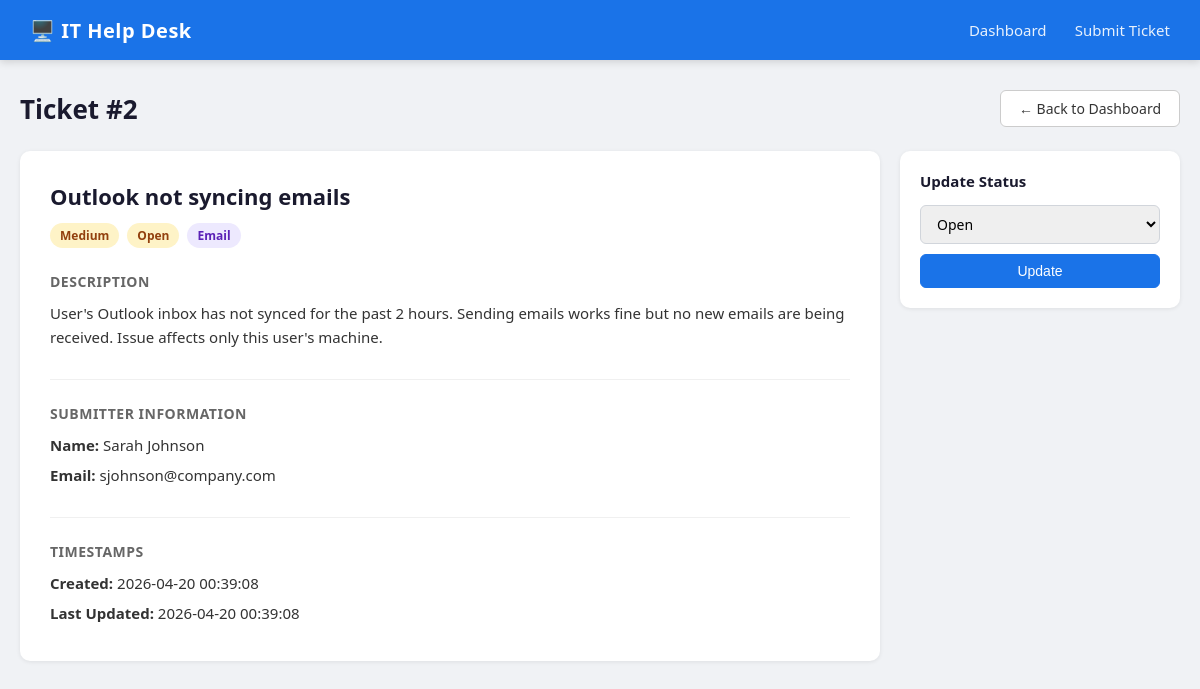
/ticket/2, run on the app's committed database.
### tables this page shows
CREATE TABLE tickets (
                id INTEGER PRIMARY KEY AUTOINCREMENT,
                title TEXT NOT NULL,
                description TEXT NOT NULL,
                category TEXT NOT NULL,
                priority TEXT NOT NULL,
                status TEXT DEFAULT 'Open',
                submitter_name TEXT NOT NULL,
                submitter_email TEXT NOT NULL,
                created_at TEXT NOT NULL,
                updated_at TEXT NOT NULL
            );

### helpdesk.py (the view)
@app.route('/ticket/<int:ticket_id>')
def ticket(ticket_id):
    conn = get_db()
    t = conn.execute('SELECT * FROM tickets WHERE id = ?', (ticket_id,)).fetchone()
    conn.close()
    if t is None:
        return 'Ticket not found', 404
    return render_template('ticket.html', ticket=t)

### helpdesk.py (called while the page is built)
def get_db():
    conn = sqlite3.connect(DATABASE)
    conn.row_factory = sqlite3.Row
    return conn

### templates/ticket.html (shortened to what this page needs)
{% extends "base.html" %}
{% block content %}
<div class="page-header">
    <h1>Ticket #{{ ticket.id }}</h1>
    <a href="{{ url_for('index') }}" class="btn">← Back to Dashboard</a>
</div>
<div class="ticket-detail">
    <div class="ticket-main">
        <div class="ticket-header-info">
            <h2>{{ ticket.title }}</h2>
            <div class="ticket-meta">
                <span class="badge priority-{{ ticket.priority | lower }}">{{ ticket.priority }}</span>
                <span class="badge status-{{ ticket.status | lower | replace(' ', '-') }}">{{ ticket.status }}</span>
                <span class="badge category">{{ ticket.category }}</span>
            </div>
        </div>
        <div class="ticket-section">
            <h3>Description</h3>
            <p>{{ ticket.description }}</p>
        </div>
        <div class="ticket-section">
            <h3>Submitter Information</h3>
            <p><strong>Name:</strong> {{ ticket.submitter_name }}</p>
            <p><strong>Email:</strong> {{ ticket.submitter_email }}</p>
        </div>
        <div class="ticket-section">
            <h3>Timestamps</h3>
            <p><strong>Created:</strong> {{ ticket.created_at }}</p>
            <p><strong>Last Updated:</strong> {{ ticket.updated_at }}</p>
        </div>
    </div>
    <div class="ticket-sidebar">
        <div class="sidebar-card">
            <h3>Update Status</h3>
            <form method="POST" action="/update/{{ ticket.id }}">
                <select name="status">
                    <option value="Open" {% if ticket.status == 'Open' %}selected{% endif %}>Open</option>
                </select>
                <button type="submit" class="btn btn-primary" style="margin-top: 10px; width: 100%;">Update</button>
            </form>
        </div>
    </div>
</div>
{% endblock %}

### static/style.css (style rules this page uses)
* { margin: 0; padding: 0; box-sizing: border-box; }
body { font-family: 'Segoe UI', Tahoma, Geneva, Verdana, sans-serif; background: #f0f2f5; color: #333; }
.page-header { display: flex; align-items: center; justify-content: space-between; margin-bottom: 24px; }
.page-header h1 { font-size: 26px; color: #1a1a2e; }
.btn { padding: 8px 18px; border-radius: 6px; border: 1px solid #ccc; background: white; color: #333; text-decoration: none; font-size: 14px; cursor: pointer; transition: all 0.2s; display: inline-block; }
.btn-primary { background: #1a73e8; color: white; border-color: #1a73e8; }
.badge { padding: 4px 10px; border-radius: 20px; font-size: 12px; font-weight: 600; display: inline-block; }
.priority-medium { background: #fef3c7; color: #92400e; }
.status-open { background: #fef3c7; color: #92400e; }
.category { background: #ede9fe; color: #5b21b6; }
.ticket-detail { display: grid; grid-template-columns: 1fr 280px; gap: 20px; }
.ticket-main { background: white; border-radius: 10px; padding: 30px; box-shadow: 0 1px 4px rgba(0,0,0,0.08); }
.ticket-header-info h2 { font-size: 22px; margin-bottom: 12px; color: #1a1a2e; }
.ticket-meta { display: flex; gap: 8px; margin-bottom: 24px; flex-wrap: wrap; }
.ticket-section { margin-bottom: 24px; padding-bottom: 24px; border-bottom: 1px solid #f0f0f0; }
.ticket-section:last-child { border-bottom: none; margin-bottom: 0; padding-bottom: 0; }
.ticket-section h3 { font-size: 14px; text-transform: uppercase; letter-spacing: 0.5px; color: #666; margin-bottom: 10px; }
.ticket-section p { font-size: 15px; line-height: 1.6; color: #333; margin-bottom: 6px; }
.ticket-sidebar .sidebar-card { background: white; border-radius: 10px; padding: 20px; box-shadow: 0 1px 4px rgba(0,0,0,0.08); }
.sidebar-card h3 { font-size: 15px; margin-bottom: 14px; color: #1a1a2e; }
.sidebar-card select { width: 100%; padding: 8px 12px; border: 1px solid #d1d5db; border-radius: 6px; font-size: 14px; font-family: inherit; }

### data on the page
tickets: id "2", title "Outlook not syncing emails", priority "Medium", status "Open", category "Email", description "User's Outlook inbox has not synced for the past 2 hours. Sending emails works fine but no new emails are being received. Issue affects only this user's machine.", submitter_name "Sarah Johnson", submitter_email "sjohnson@company.com", created_at "2026-04-20 00:39:08", updated_at "2026-04-20 00:39:08"
